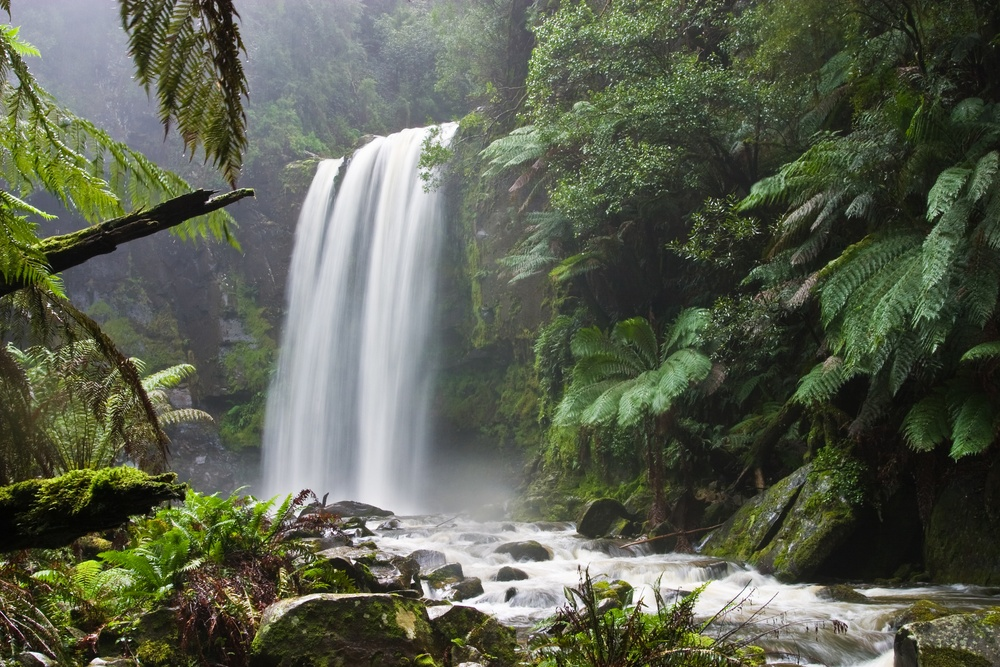
//> input picture cv/dilation/images/Hopetoun_falls.jpg, 1000 x 667 px, shrunk from 3072 x 2048 before the run
$ ./dilation images/Hopetoun_falls.jpg   (built with g++ and OpenCV 4)
//> lines starting //> are read from the running program, lines starting //| are printed output that depends on the picture; after the words box and inside, x2 and y2 are one past the last pixel; in counts of white or black regions, pixels touching at a corner belong together
#include <iostream>
#include <opencv2/core/core.hpp>
#include <opencv2/imgproc/imgproc.hpp>
#include <opencv2/highgui/highgui.hpp>

using std::cout;
using std::cerr;
using std::endl;

#define WINDOW_NAME "CV"
#define DEFAULT_LOWER_THRES .5
#define DEFAULT_UPPER_THRES_OFFSET .15

using namespace cv;

cv::Mat binarize(cv::Mat& img, double thres) {
	Mat thresh_img = img.clone();
	uchar thresh = (uchar)(thres * 0xfff * 3);
	register int i, j;
	register Vec3b* col = thresh_img.ptr<Vec3b>(i = 0);
	size_t pixel_size = 3 * (size_t)(&(col[0][1]) - &(col[0][0]));

	do {
		for(j=0;j<thresh_img.cols;++j) {
			memset(&(col[j][0]), (col[j][0] + col[j][1] + col[j][2]) > thresh ? 0xfff : 0x0, pixel_size);
		}
	} while(++i<thresh_img.rows && NULL != (col = thresh_img.ptr<Vec3b>(i)));
	return thresh_img;
}

cv::Mat subtract(cv::Mat& lim, cv::Mat& uim) {
	Mat re = lim.clone();
	register int i, j;
	register Vec3b* rcol = re.ptr<Vec3b>(i = 0);
	register Vec3b* ucol = uim.ptr<Vec3b>(i);
	register Vec3b* lcol = lim.ptr<Vec3b>(i);

	size_t pixel_size = 3 * (size_t)(&(rcol[0][1]) - &(rcol[0][0]));

	do {
		for(j=0;j<re.cols;++j) {
			memset(&(rcol[j][0]), (lcol[j][0] == ucol[j][0]) ? 0xfff : 0x0, pixel_size);
		}
	} while(++i<re.rows && 0 != (
		(rcol = re.ptr<Vec3b>(i)) &&
		(lcol = lim.ptr<Vec3b>(i)) &&
		(ucol = uim.ptr<Vec3b>(i))
	));
	return re;
}

int main(int argc, char** argv) {

	if(argc < 2) {
		cerr << "No filename given" << endl;
		cout << "Usage: dilation <filename> [lower threshold] [upper threshold]";
		return 1;
	}

	char out[1000];
	sprintf(out, "%s-out.png", argv[1]);

	double lower_thres = DEFAULT_LOWER_THRES;
	double upper_thres;
	if(argc < 3) {
		cerr << "Defaulting threshold to " << DEFAULT_LOWER_THRES << endl;
		upper_thres = lower_thres + DEFAULT_UPPER_THRES_OFFSET;
	} else {
		lower_thres = ::atof(argv[2]);
		if(argc > 3) {
			upper_thres = ::atof(argv[3]);
		} else {
			upper_thres = lower_thres + DEFAULT_UPPER_THRES_OFFSET;
		}
	}

	Mat img = imread(argv[1], CV_LOAD_IMAGE_COLOR);
//> img is the input picture: 667 rows x 1000 cols, CV_8UC3; mean B, G, R 79.6, 96.3, 90.9
	if(!img.data) {
		cerr << "Could not open or find image" << endl;
		return 2;
	}

	cv::Mat lim = binarize(img, lower_thres);
//> in binarize, `register Vec3b* col = thresh_img.ptr<Vec3b>(i = 0);`: i = 0
//> in binarize, `size_t pixel_size = 3 * (size_t)(&(col[0][1]) - &(col[0][0]));`: pixel_size = 3
//> after the loop in binarize, `do`:
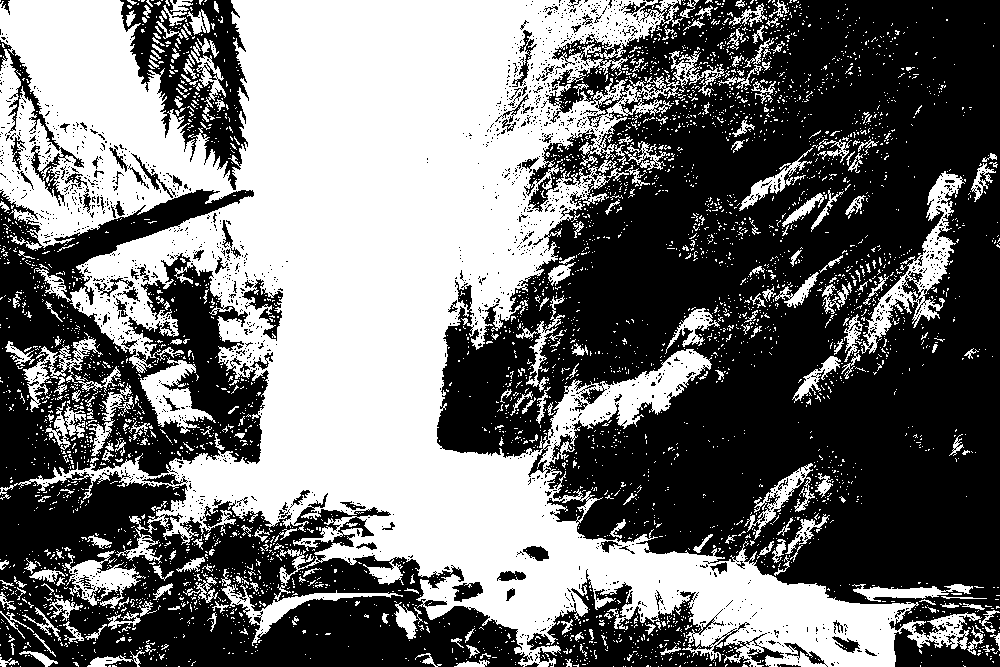
//> thresh_img: 667 rows x 1000 cols, CV_8UC3; 45.1% white; 4092 white regions (3808 under 20 px), largest, box (x1, y1, x2, y2) and area: (0, 0, 982, 667) 250997, (861, 171, 965, 354) 4004, (140, 357, 216, 434) 2328
//> after the loop in binarize, `do`: i = 667
	cv::Mat uim = binarize(img, upper_thres);
//> call 2 of binarize, with thres = 0.65
//> in binarize (call 2), `register Vec3b* col = thresh_img.ptr<Vec3b>(i = 0);`: i = 0
//> after the loop in binarize (call 2), `do`:
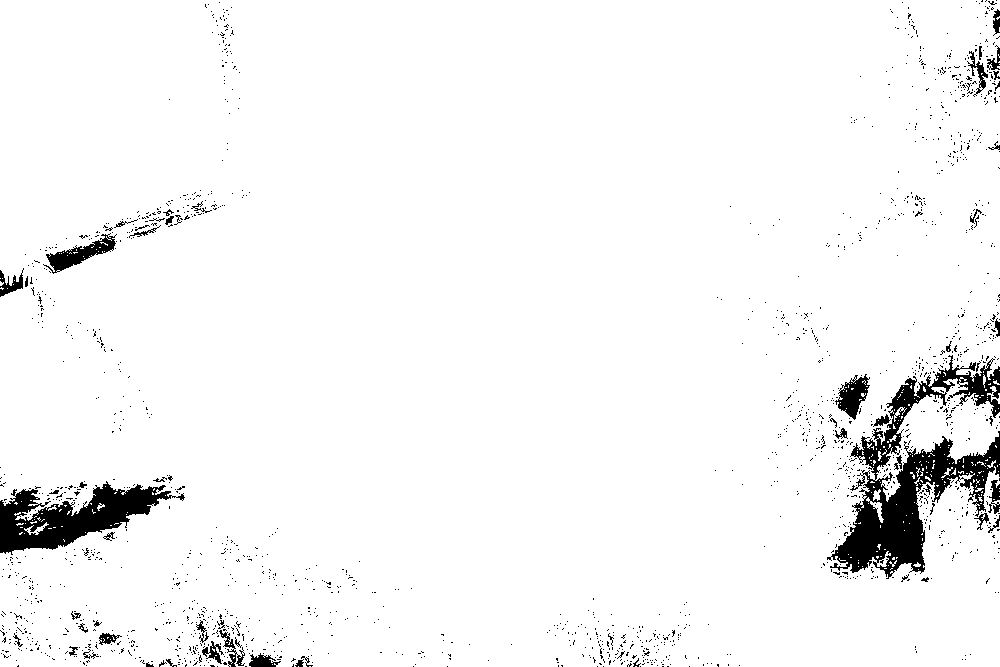
//> thresh_img: 667 rows x 1000 cols, CV_8UC3; 95.9% white; 1762 black regions (1705 under 20 px), largest, box (x1, y1, x2, y2) and area: (827, 355, 1000, 579) 12189, (0, 481, 185, 555) 5946, (43, 233, 117, 274) 992
//> after the loop in binarize (call 2), `do`: i = 667
	cv::Mat sub = subtract(lim, uim);
//> in subtract, `register Vec3b* rcol = re.ptr<Vec3b>(i = 0);`: i = 0
//> in subtract, `size_t pixel_size = 3 * (size_t)(&(rcol[0][1]) - &(rcol[0][0]));`: pixel_size = 3
//> after the loop in subtract, `do`:
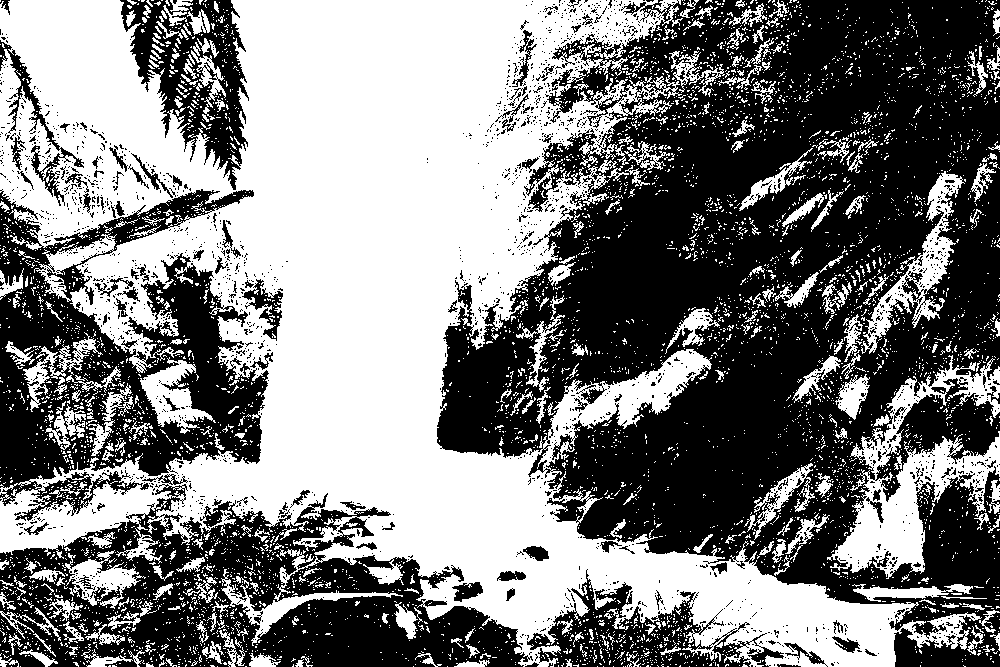
//> re: 667 rows x 1000 cols, CV_8UC3; 49.2% white; 5413 white regions (5088 under 20 px), largest, box (x1, y1, x2, y2) and area: (0, 0, 982, 667) 258711, (827, 355, 1000, 579) 12320, (861, 171, 965, 354) 4009
//> after the loop in subtract, `do`: i = 667

	imwrite(out, sub);

	cout << "Done" << endl;

	// namedWindow(WINDOW_NAME, WINDOW_AUTOSIZE);
	// imshow(WINDOW_NAME, sub);

	// waitKey(0);

	return 0;
}

$ run again, on cv/dilation/images/mooCow.jpg
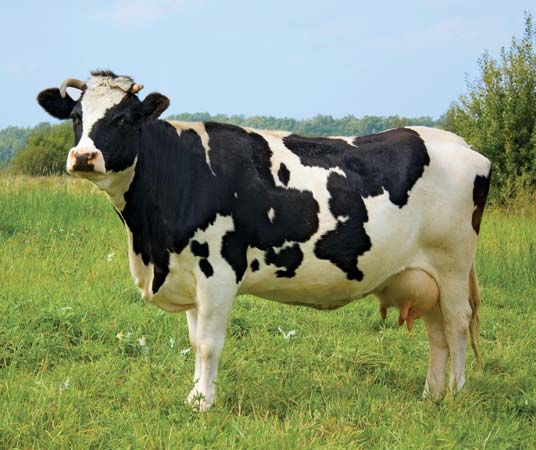
//> input picture cv/dilation/images/mooCow.jpg, 536 x 450 px
//> img is the input picture: 450 rows x 536 cols, CV_8UC3; mean B, G, R 114.7, 148.6, 135.5
//> in binarize, `register Vec3b* col = thresh_img.ptr<Vec3b>(i = 0);`: i = 0
//> in binarize, `size_t pixel_size = 3 * (size_t)(&(col[0][1]) - &(col[0][0]));`: pixel_size = 3
//> after the loop in binarize, `do`:
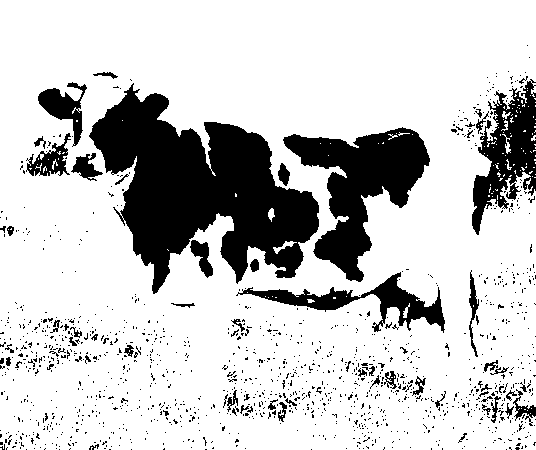
//> thresh_img: 450 rows x 536 cols, CV_8UC3; 78.9% white; 1309 black regions (1248 under 20 px), largest, box (x1, y1, x2, y2) and area: (89, 83, 319, 294) 23829, (283, 127, 430, 282) 9593, (472, 79, 536, 235) 4798
//> after the loop in binarize, `do`: i = 450
//> in subtract, `register Vec3b* rcol = re.ptr<Vec3b>(i = 0);`: i = 0
//> in subtract, `size_t pixel_size = 3 * (size_t)(&(rcol[0][1]) - &(rcol[0][0]));`: pixel_size = 3
//> after the loop in subtract, `do`:
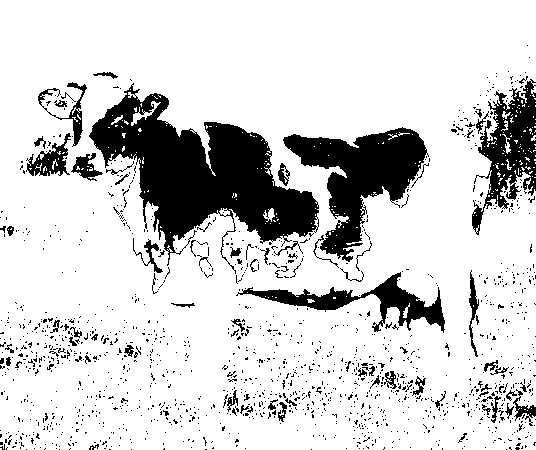
//> re: 450 rows x 536 cols, CV_8UC3; 82.3% white; 1437 black regions (1359 under 20 px), largest, box (x1, y1, x2, y2) and area: (89, 83, 319, 274) 17327, (283, 127, 429, 268) 8144, (472, 79, 536, 235) 4298
//> after the loop in subtract, `do`: i = 450
